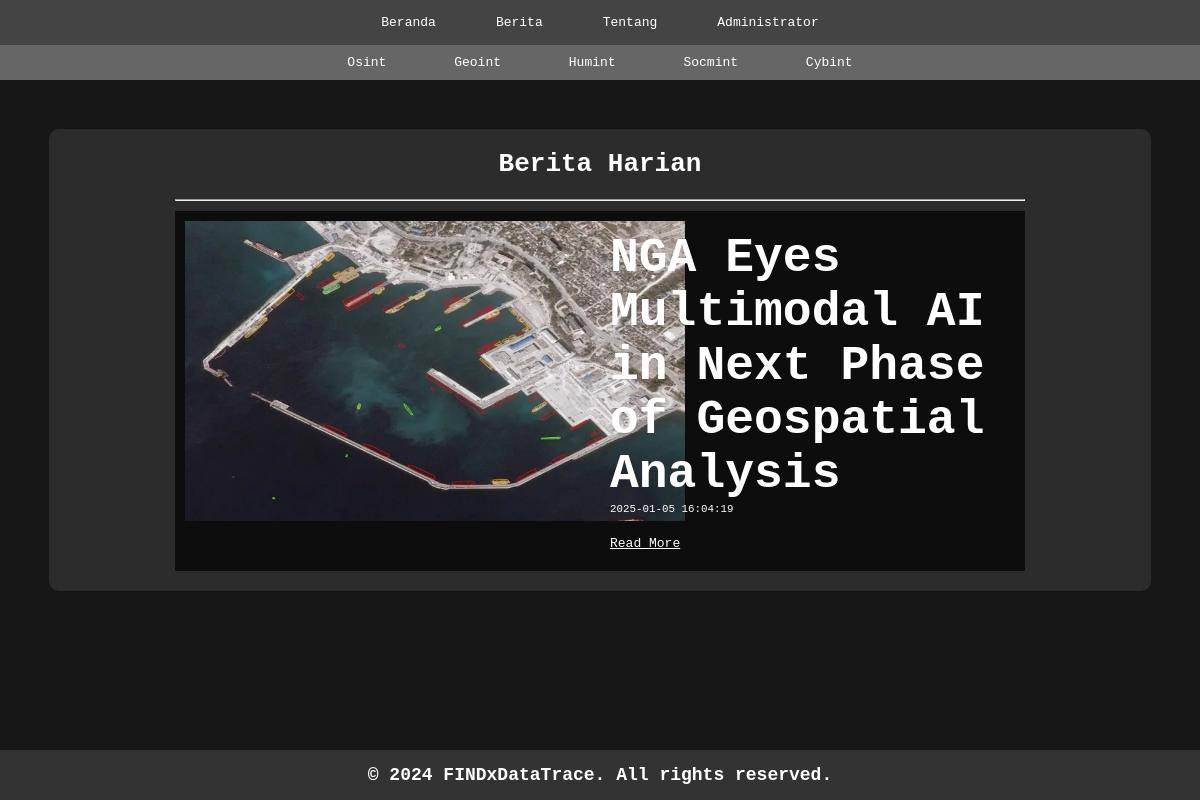
/pages/public/news/geoint.php, run on the app's committed database.
### tables this page shows
CREATE TABLE `news` (
  `id` int(11) NOT NULL,
  `title` text NOT NULL,
  `category` varchar(255) NOT NULL,
  `img` text NOT NULL,
  `link` text NOT NULL,
  `created_at` datetime NOT NULL
);

### pages/public/news/geoint.php (the view, shortened to what this page needs)
<?php
include_once('../../../database/connection.php');
$geoint = mysqli_query($conn, "SELECT * FROM news WHERE category = 'Geoint'");
?>
<!DOCTYPE html>
<html lang="en">
<head>
    <link rel="stylesheet" href="../../../css/style.css">
</head>
<body>
    <div id="container-custom">
        <nav style="padding-bottom: 5px; padding-top: 5px;">
            <div class="nav-wrapper">
                <a href="../../../index.php">Beranda</a>
                <a href="../../public/news.php">Berita</a>
                <a href="../about.php">Tentang</a>
                <a href="../../admin/login.php">Administrator</a>
            </div>
        </nav>
        <nav class="nav-wrapper-berita">
            <div>
                <a href="osint.php">Osint</a>
                <a href="#">Geoint</a>
                <a href="humint.php">Humint</a>
                <a href="socmint.php">Socmint</a>
                <a href="cybint.php">Cybint</a>
            </div>
        </nav>
        <div class="wrapper">
            <div class="content-home">
                <div id="welcome-section">
                    <h1 style="margin-bottom: 20px; text-align: center;">Berita Harian</h1>
                    <hr style="width: 80%; margin: auto;">
                    <?php while ($row = mysqli_fetch_assoc($geoint)) : ?>
                        <div class="news-section">
                            <div class="news-image">
                                <img class="news-img" src="../../admin/news/uploads/<?php echo $row['img'] ?>" alt="Image" style="width: 500px; height: 300px; object-fit: cover;">
                            </div>
                            <div class="news-text">
                                <h1 style="font-size: 48px;"><?php echo $row['title'] ?></h1>
                                <small style="margin-top: 20px;"><?php echo $row['created_at'] ?></small>
                                <a href="<?php echo $row['link'] ?>" style="margin-top: 20px; color: white; display: block;">Read More</a>
                            </div>
                        </div>
                    <?php endwhile ?>
                </div>
            </div>
        </div>
    </div>
    <footer>
        <p style="font-size: 18px; font-weight: bold;">&copy; 2024 FINDxDataTrace. All rights reserved.</p>
    </footer>
</body>
</html>

### css/style.css (style rules this page uses)
* { margin: 0; padding: 0; box-sizing: border-box; font-family: monospace; }
body { background: linear-gradient(rgba(0, 0, 0, 0.7), rgba(0, 0, 0, 0.7)); }
#container-custom { width: 100%; overflow: hidden; background-image: linear-gradient(rgba(0, 0, 0, 0.7), rgba(0, 0, 0, 0.7)); position: relative; min-height: 100vh; }
nav { background-color: #444; padding: 20px 0; }
nav .nav-wrapper { display: flex; justify-content: center; align-items: center; }
.nav-wrapper-berita { background-color: #666; display: flex; justify-content: center; align-items: center; padding: 10px 0; }
nav a { padding: 10px 20px; color: #fff; text-decoration: none; margin: 0 10px; transition: 0.5s; }
.wrapper { margin: 0; padding: 0; }
.content-home { width: 100%; display: flex; justify-content: center; height: fit-content; padding: 20px; }
#welcome-section { width: 100%; background-color: rgba(53, 53, 53, 0.7); color: white; padding: 20px; border-radius: 10px; margin: 2.5%; display: block; }
footer { text-align: center; padding: 15px; background-color: #333; color: #fff; font-size: 0.9em; position: fixed; bottom: 0; width: 100%; }
.news-section { width: 80%; background-color: rgba(0, 0, 0, 0.7); margin: auto; padding: 10px; display: flex; margin-top: 10px; }
.news-image { width: 50%; }
.news-text { width: 50%; padding: 10px; color: white; }
.news-img { width: 500px; }

### data on the page
news: img (picture), title "NGA Eyes Multimodal AI in Next Phase of Geospatial Analysis", created_at "2025-01-05 16:04:19"
